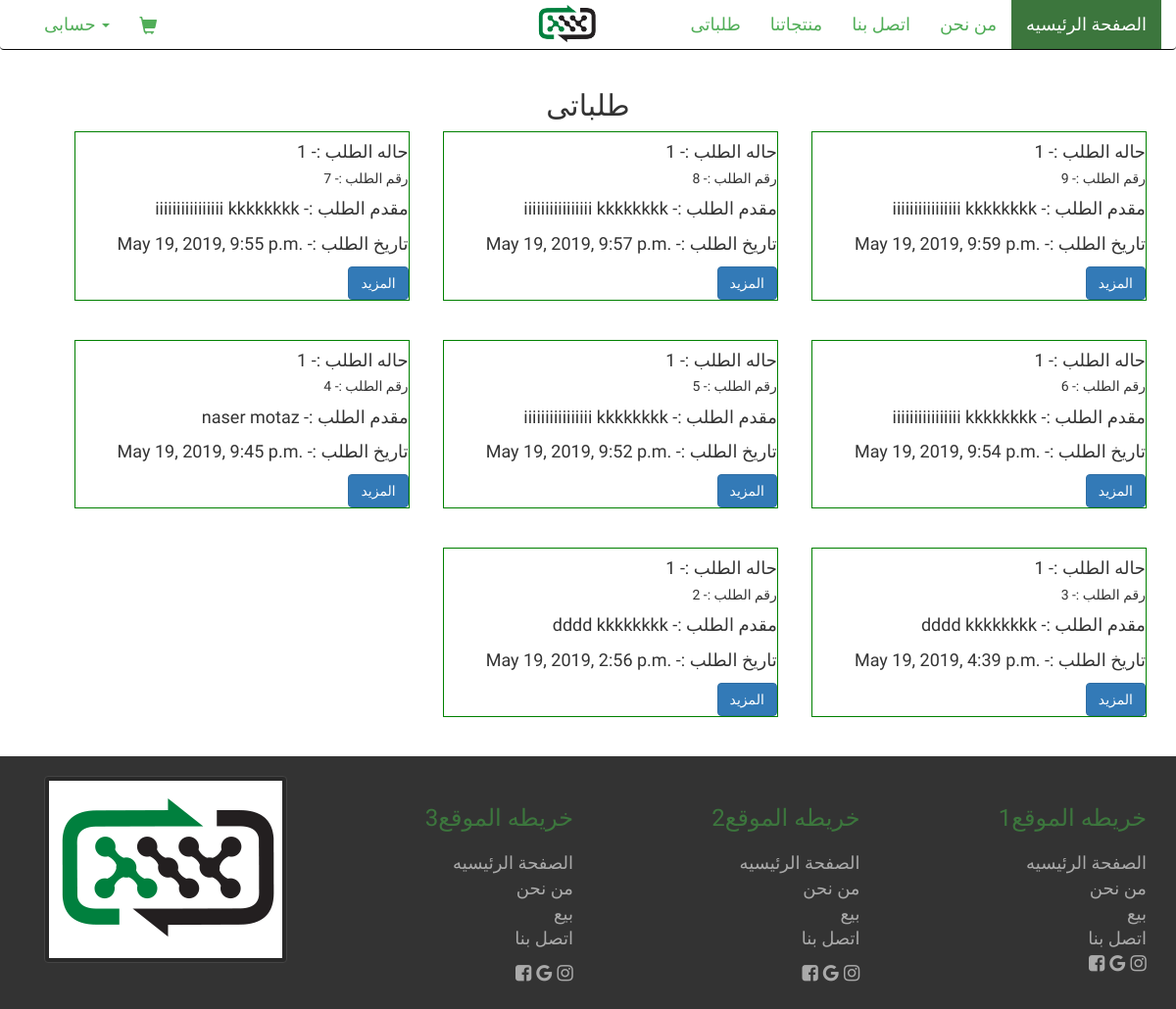
Before: /orders/ (signed in) with the older database file.
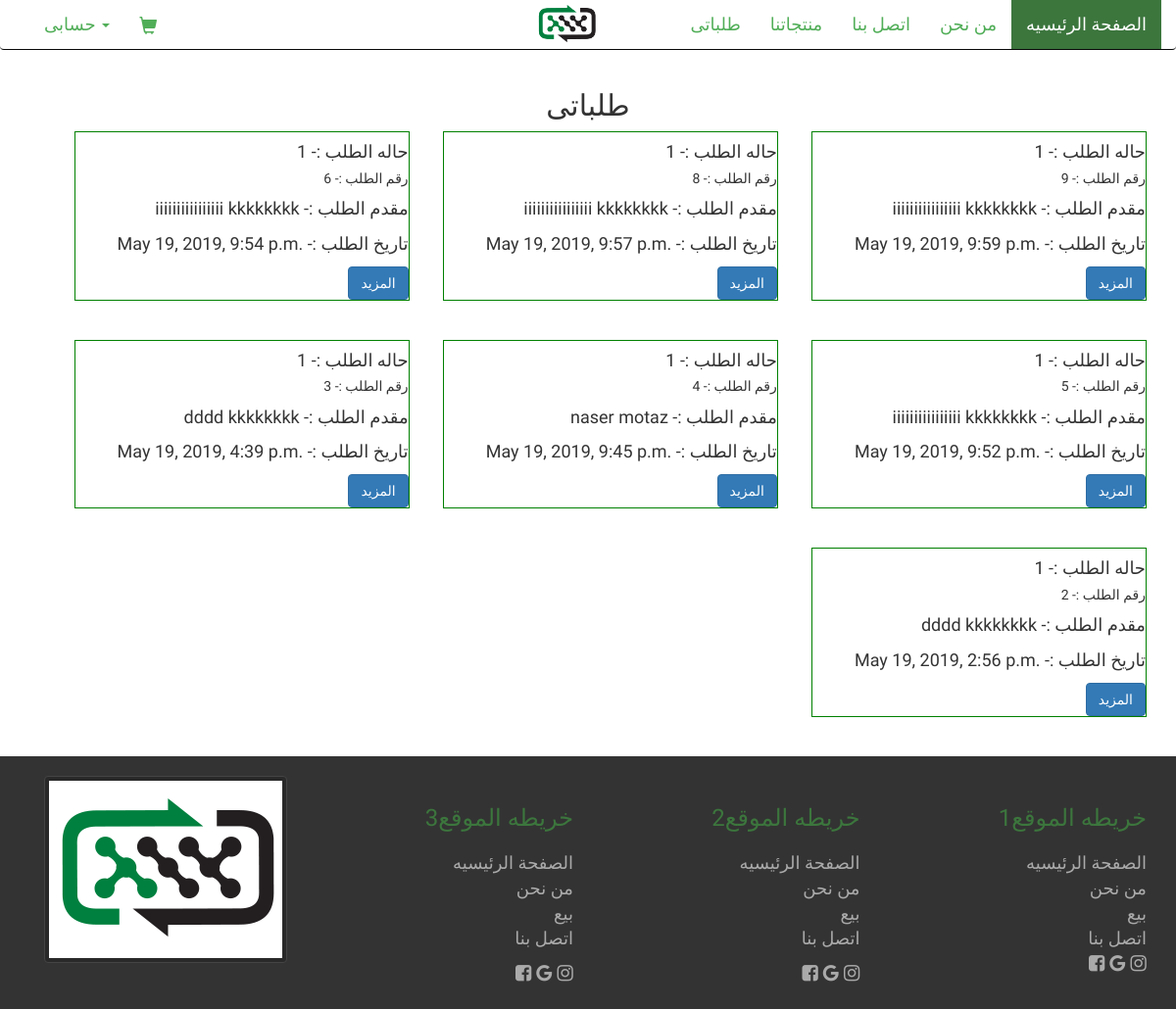
After: the same page with the newer database file.
### orders/models.py (models this page shows, shortened)
class Order(models.Model):
  first_name = models.CharField(max_length=60, blank=True, null=True)
  last_name = models.CharField(max_length=60, blank=True, null=True)
  email = models.EmailField()
  phone_regex = RegexValidator(regex=r'^01[1|0|2|5][0-9]{8}$',
                               message="Phone number must match egyptian format")
  phone = models.CharField(validators=[phone_regex], max_length=11,
                           blank=True, null=True,
                           help_text=_('من فضلك ادخل رقم موبايل صحيح'))
  address = models.CharField(max_length=150, blank=True, null=True)
  city = models.ForeignKey(City, on_delete=models.CASCADE, null=True)
  user = models.ForeignKey(User, on_delete=models.CASCADE, null=True)
  created = models.DateTimeField(auto_now_add=True)
  updated = models.DateTimeField(auto_now=True)
  order_status = models.PositiveIntegerField(default=1)
  class Meta:
    ordering = ('-created',)

### orders/views.py (the view)
# urls.py: path('', views.order_list, name='order_list'),
def order_list(request):
  user_orders = Order.objects.filter(user=request.user)
  context = {
    'oredrs': user_orders
  }
  return render(request, 'orders/list.html', context)

### cart/context_processors.py (called while the page is built)
def cart(request):
  return {'cart': Cart(request)}

### orders/templates/orders/list.html (shortened to what this page needs)
{% extends "base/base.html" %}
{% load static %}
{% block content %}
  <div class="container">
    <div class="row">
      <h2 style="text-align: center;">طلباتى</h2>
      <div style="float: right;text-align: right" class="col-md-12">
        {% for o in oredrs %}
          <div style="border: 1px solid green;width: 30%;margin-left: 3%;
                      margin-bottom: 4rem;float: right;" class="card {{ o.category.id }}">
            <div class="card-body">
              <h4 class="card-title">{{ o.order_status }} -: حاله الطلب </h4>
              <h5 class="card-title">{{ o.id }} -:  رقم الطلب </h5>
              <p class="card-text">{{ o.last_name }} {{ o.first_name }} -: مقدم الطلب </p>
              <p class="card-text">{{ o.created }} -: تاريخ الطلب </p>
              <a href="{% url 'orders:order_detail' o.id %}" class="btn btn-primary"> المزيد</a>
            </div>
          </div>
        {% endfor %}
      </div>
    </div>
  </div>
{% endblock %}

Changed rows visible on the page:
no longer on this page (row edited): Order: order_status "1", id "7", last_name "iiiiiiiiiiiiiiii", first_name "kkkkkkkk", created "May 19, 2019, 9:55 p.m."
